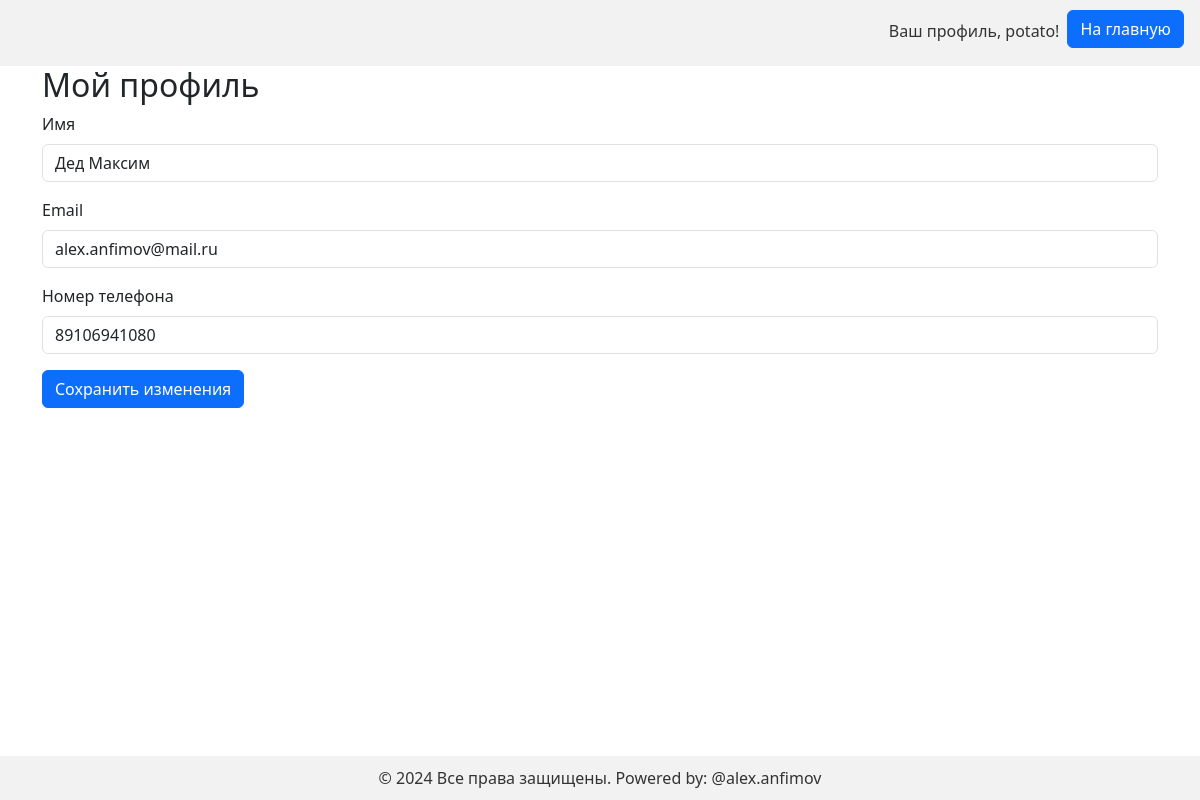
Screenshot of /main-pages/profile.php (signed in) with the database file from the repository.
### tables this page shows
CREATE TABLE `Users` (
  `id_user` int NOT NULL,
  `login` varchar(45) NOT NULL,
  `password` varchar(45) NOT NULL,
  `Name` varchar(60) DEFAULT NULL,
  `Phone_number` varchar(20) DEFAULT NULL,
  `Email` varchar(60) DEFAULT NULL
);

### main-pages/profile.php (the view, shortened to what this page needs)
<?php
require_once('../db+php/connect.php');
$user_id = $_SESSION['user']['id_user'];
function getUserData($connect, $user_id) {
    $sql = "SELECT * FROM Users WHERE id_user = $user_id";
    $result = mysqli_query($connect, $sql);
    return mysqli_fetch_assoc($result);
}
if ($_SERVER['REQUEST_METHOD'] === 'POST') {
    $name = mysqli_real_escape_string($connect, $_POST['name']);
    $email = mysqli_real_escape_string($connect, $_POST['email']);
    $phone_number = mysqli_real_escape_string($connect, $_POST['phone_number']);
    if (strlen($name) > 255) {
        $error_message = 'Имя не должно превышать 255 символов.';
    } elseif (strlen($email) > 255) {
        $error_message = 'Email не должен превышать 255 символов.';
    } elseif (strlen($phone_number) > 20) {
        $error_message = 'Номер телефона не должен превышать 20 символов.';
    } else {
        $update_sql = "UPDATE Users SET Name = '$name', Email = '$email', Phone_number = '$phone_number' WHERE id_user = $user_id";
        try {
            if (mysqli_query($connect, $update_sql)) {
                $_SESSION['user']['name'] = $name;
                $_SESSION['user']['email'] = $email;
                $_SESSION['user']['phone_number'] = $phone_number;
                $user = getUserData($connect, $user_id);
                $success_message = "Профиль успешно обновлен.";
            } else {
                throw new mysqli_sql_exception("Ошибка при обновлении профиля: " . mysqli_error($connect));
            }
        } catch (mysqli_sql_exception $e) {
            $error_message = $e->getMessage();
        }
    }
} else {
    $user = getUserData($connect, $user_id);
}
?>
<!DOCTYPE html>
<html lang="ru">
<head>
    <link href="https://cdn.jsdelivr.net/npm/bootstrap@5.3.3/dist/css/bootstrap.min.css" rel="stylesheet">
</head>
<body>
    <header>
        <?php
        if (isset($_SESSION['user']) && isset($_SESSION['user']['login'])) {
            echo "Ваш профиль, " . htmlspecialchars($_SESSION['user']['login']) . "!";
            echo '<button class="btn mb-2 me-3 btn-primary ms-2" onclick="location.href=\'../index.php\'">На главную</button>';
        } else {
            echo "Добро пожаловать!";
        }
        ?>
    </header>
    <div class="container">
        <h2>Мой профиль</h2>
        <form action="profile.php" method="POST">
            <div class="mb-3">
                <label for="name" class="form-label">Имя</label>
                <input type="text" class="form-control" id="name" name="name" value="<?php echo htmlspecialchars($user['Name'] ?? ''); ?>">
            </div>
            <div class="mb-3">
                <label for="email" class="form-label">Email</label>
                <input type="email" class="form-control" id="email" name="email" value="<?php echo htmlspecialchars($user['Email'] ?? ''); ?>">
            </div>
            <div class="mb-3">
                <label for="phone_number" class="form-label">Номер телефона</label>
                <input type="text" class="form-control" id="phone_number" name="phone_number" value="<?php echo htmlspecialchars($user['Phone_number'] ?? ''); ?>">
            </div>
            <button type="submit" class="btn btn-primary">Сохранить изменения</button>
        </form>
    </div>
    <footer>
        &copy; 2024 Все права защищены. Powered by: @alex.anfimov
    </footer>
</body>
</html>

### main-pages/profile.php (style rules this page uses)
header { background-color: #f2f2f2; color: #333; text-align: right; padding: 10px 0; }
footer { background-color: #f2f2f2; color: #333; text-align: center; padding: 10px 0; position: fixed; bottom: 0; width: 100%; }

### rows the page displays
users: name "Дед Максим", email "alex.anfimov@mail.ru", phone_number "89106941080"

### other values shown
$_SESSION['user']['login'] "potato"
